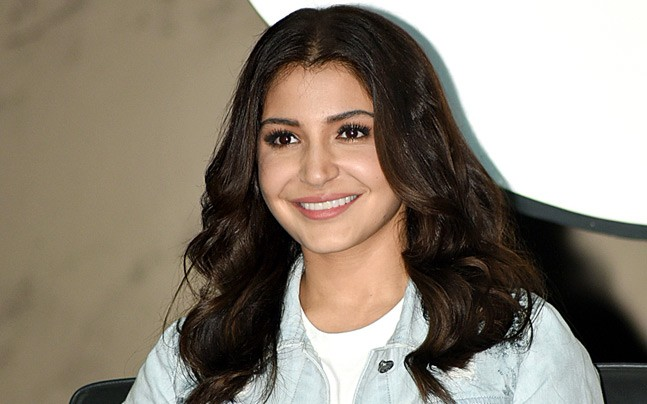
#> input picture Face_recognition/training_images/anushka.jpg, 647 x 404 px, given in place of the camera
$ python viratkohli.py
#> lines starting #> are read from the running program, lines starting #| are printed output that depends on the picture; after the words box and inside, x2 and y2 are one past the last pixel; in counts of white or black regions, pixels touching at a corner belong together

# -*- coding: utf-8 -*-
"""
Created on Thu Jul 18 14:55:23 2019

@author: Namitha
"""

import cv2
import numpy as np

fcascade=cv2.CascadeClassifier('haarcascade_frontalface_default.xml')
facedata=[]
facecount=0
cap=cv2.VideoCapture(0)
while True:
    ret,image=cap.read()
#> image is the input picture: shape (404, 647, 3); mean B, G, R 116.4, 129.7, 139.9
    faceGray=cv2.cvtColor(image,cv2.COLOR_BGR2GRAY)
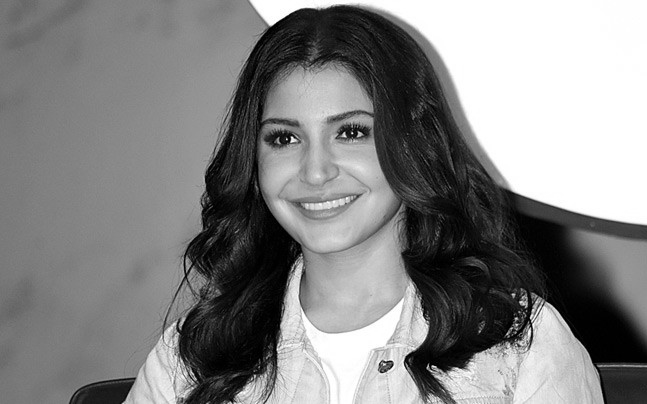
#> faceGray: shape (404, 647); min 0, max 255, mean 131.2
    faces=fcascade.detectMultiScale(faceGray,1.3,5)
#> faces = [[236, 74, 166, 166]]
    for (x,y,w,h) in faces:
       cropedface=image[y:y+h,x:x+w,:]
       resizedface=cv2.resize(cropedface,(50,50))
       if facecount%10==0 and len(facedata)<=20:
           facedata.append(resizedface)
#> this loop made 1 pass
#> pass 1, `cropedface=image[y:y+h,x:x+w,:]`:
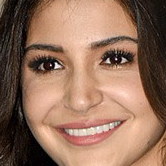
#> cropedface: shape (166, 166, 3); mean B, G, R 92.1, 112.3, 147.7
#> pass 1, `resizedface=cv2.resize(cropedface,(50,50))`:
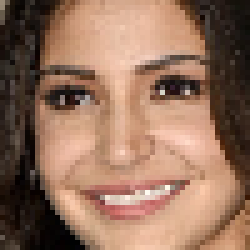
#> resizedface: shape (50, 50, 3) (shown 5 times larger); mean B, G, R 92.1, 112.3, 147.7
#> after the loop, facedata = 1 item
    facecount+=1
    cv2.putText(image,str(len(facedata)),(50,50),cv2.FONT_HERSHEY_COMPLEX_SMALL,1,(255,0,0),2)
#> image: shape (404, 647, 3); 0.03% of pixels changed, all inside (x1, y1, x2, y2) = (52, 36, 62, 52)
    cv2.imshow("original",image)
    if cv2.waitKey(1)==27 or len(facedata)>20:
#> (key Esc is pressed here)
        break

facedata=np.array(facedata)
cap.release()
np.save("virat",facedata)
cv2.destroyAllWindows()

$ run again, on Face_recognition/training_images/virat.jpg
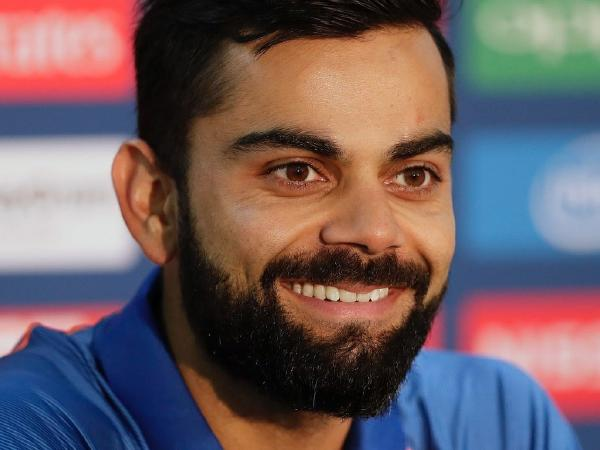
#> input picture Face_recognition/training_images/virat.jpg, 600 x 450 px, given in place of the camera
#> image is the input picture: shape (450, 600, 3); mean B, G, R 97.8, 93.6, 110.2
#> `faceGray=cv2.cvtColor(image,cv2.COLOR_BGR2GRAY)`:
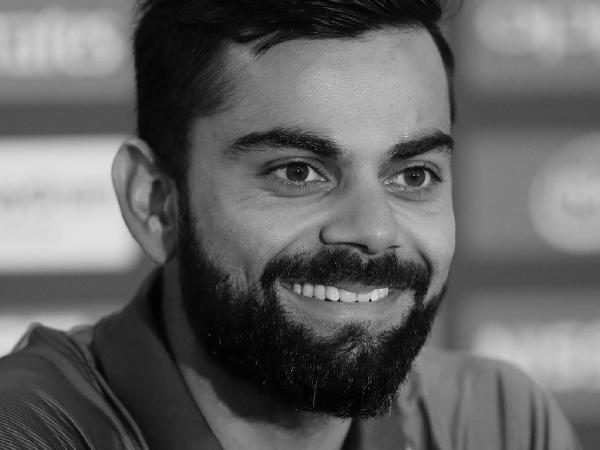
#> faceGray: shape (450, 600); min 0, max 227, mean 99.1
#> faces = [[185, 42, 331, 331]]
#> the loop `for (x,y,w,h) in faces:` made 1 pass
#> pass 1, `resizedface=cv2.resize(cropedface,(50,50))`:
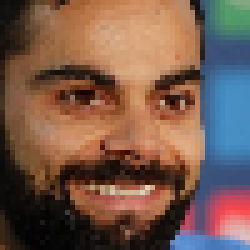
#> resizedface: shape (50, 50, 3) (shown 5 times larger); mean B, G, R 77, 90.4, 119.1
#> after the loop `for (x,y,w,h) in faces:`: facedata = 1 item
#> image: shape (450, 600, 3); 0.03% of pixels changed, all inside (x1, y1, x2, y2) = (52, 36, 62, 52)
